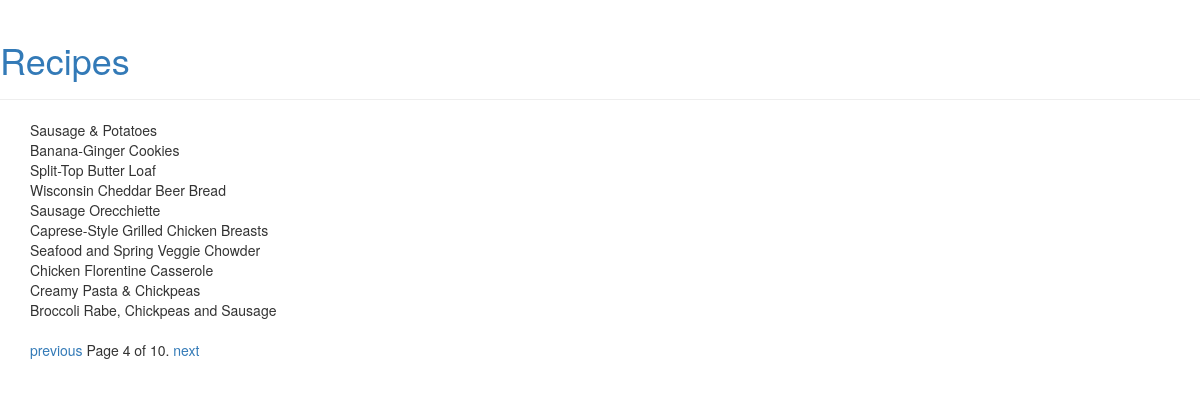
Screenshot of /search/products/recipe/?page=4 with the database file from the repository.
### products/models.py (models this page shows, shortened)
class Recipe(Base):
    name = models.CharField(max_length=512, unique=True)
    description = models.TextField(blank=True)
    img_url = models.CharField(max_length=512,)
    prep_time = models.CharField(max_length=15)
    servings = models.CharField(max_length=20)
    direction = models.TextField(blank=True)
    ingredients = models.TextField(blank=True)
    products = models.ManyToManyField(Product)

### pages/views.py (the view)
class recipe_list(View):
	def get(self, request, *args, **kwargs):
		recipe_list = Recipe.objects.all()
		paginator = Paginator(recipe_list, 10)
		page = request.GET.get('page')
		try:
		    recipes = paginator.page(page)
		except PageNotAnInteger:
		    recipes = paginator.page(1)
		except EmptyPage:
		    recipes = paginator.page(paginator.num_pages)
		print(recipes.has_next==True)
		return render(request, 'recipe/recipe_list.html', {'recipes': recipes})

### pages/templates/recipe/recipe_list.html
{% extends 'recipe/base.html' %}
{% block content %}
	{% for recipe in recipes %}
	    {{ recipe.name }}<br/>
	{% endfor %}
	<div class="pagination">
	    <span class="step-links">
	        {% if recipes.has_previous %}
	            <a href="?page={{ recipes.previous_page_number }}">previous</a>
	        {% endif %}
	        <span class="current">
	            Page {{ recipes.number }} of {{ recipes.paginator.num_pages }}.
	        </span>
	        {% if recipes.has_next %}
	            <a href="?page={{ recipes.next_page_number }}">next</a>
	        {% endif %}
	    </span>
	</div>
{% endblock %}

### rows the page displays
Recipe: name "Sausage & Potatoes"
Recipe: name "Banana-Ginger Cookies"
Recipe: name "Split-Top Butter Loaf"
Recipe: name "Wisconsin Cheddar Beer Bread"
Recipe: name "Sausage Orecchiette"
Recipe: name "Caprese-Style Grilled Chicken Breasts"
Recipe: name "Seafood and Spring Veggie Chowder"
Recipe: name "Chicken Florentine Casserole"
Recipe: name "Creamy Pasta & Chickpeas"
Recipe: name "Broccoli Rabe, Chickpeas and Sausage"

### other values shown
{{ recipes.number }} "4"
{{ recipes.paginator.num_pages }} "10"
